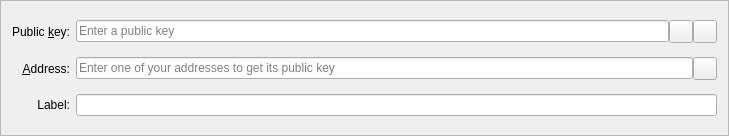
<?xml version="1.0" encoding="UTF-8"?>
<ui version="4.0">
 <class>MultisigAddressEntry</class>
 <widget class="QFrame" name="MultisigAddressEntry">
  <property name="geometry">
   <rect>
    <x>0</x>
    <y>0</y>
    <width>729</width>
    <height>136</height>
   </rect>
  </property>
  <property name="windowTitle">
   <string>Form</string>
  </property>
  <property name="frameShape">
   <enum>QFrame::StyledPanel</enum>
  </property>
  <property name="frameShadow">
   <enum>QFrame::Sunken</enum>
  </property>
  <layout class="QGridLayout" name="gridLayout">
   <item row="0" column="0">
    <widget class="QLabel" name="pubkeyLabel">
     <property name="text">
      <string>Public &amp;key:</string>
     </property>
     <property name="alignment">
      <set>Qt::AlignRight|Qt::AlignTrailing|Qt::AlignVCenter</set>
     </property>
     <property name="buddy">
      <cstring>pubkey</cstring>
     </property>
    </widget>
   </item>
   <item row="0" column="1">
    <layout class="QHBoxLayout" name="pubkeyLayout">
     <property name="spacing">
      <number>0</number>
     </property>
     <item>
      <widget class="QValidatedLineEdit" name="pubkey">
       <property name="toolTip">
        <string>The public key of an address</string>
       </property>
       <property name="placeholderText">
        <string>Enter a public key</string>
       </property>
      </widget>
     </item>
     <item>
      <widget class="QToolButton" name="pasteButton">
       <property name="toolTip">
        <string>Paste public key from clipboard</string>
       </property>
       <property name="text">
        <string/>
       </property>
       <property name="icon">
        <iconset resource="../neon.qrc">
         <normaloff>:/icons/editpaste</normaloff>:/icons/editpaste</iconset>
       </property>
       <property name="shortcut">
        <string>Alt+P</string>
       </property>
      </widget>
     </item>
     <item>
      <widget class="QToolButton" name="deleteButton">
       <property name="toolTip">
        <string>Remove this public key</string>
       </property>
       <property name="text">
        <string/>
       </property>
       <property name="icon">
        <iconset resource="../neon.qrc">
         <normaloff>:/icons/remove</normaloff>:/icons/remove</iconset>
       </property>
      </widget>
     </item>
    </layout>
   </item>
   <item row="1" column="0">
    <widget class="QLabel" name="addressLabel">
     <property name="text">
      <string>&amp;Address:</string>
     </property>
     <property name="alignment">
      <set>Qt::AlignRight|Qt::AlignTrailing|Qt::AlignVCenter</set>
     </property>
     <property name="buddy">
      <cstring>address</cstring>
     </property>
    </widget>
   </item>
   <item row="1" column="1">
    <layout class="QHBoxLayout" name="addressLayout">
     <property name="spacing">
      <number>0</number>
     </property>
     <item>
      <widget class="QValidatedLineEdit" name="address">
       <property name="enabled">
        <bool>true</bool>
       </property>
       <property name="toolTip">
        <string>Address associated to the public key</string>
       </property>
       <property name="placeholderText">
        <string>Enter one of your addresses to get its public key</string>
       </property>
      </widget>
     </item>
     <item>
      <widget class="QToolButton" name="addressBookButton">
       <property name="toolTip">
        <string>Choose address from address book</string>
       </property>
       <property name="text">
        <string/>
       </property>
       <property name="icon">
        <iconset resource="../neon.qrc">
         <normaloff>:/icons/address-book</normaloff>:/icons/address-book</iconset>
       </property>
       <property name="shortcut">
        <string>Alt+A</string>
       </property>
      </widget>
     </item>
    </layout>
   </item>
   <item row="2" column="0">
    <widget class="QLabel" name="labelLabel">
     <property name="text">
      <string>Label:</string>
     </property>
     <property name="alignment">
      <set>Qt::AlignRight|Qt::AlignTrailing|Qt::AlignVCenter</set>
     </property>
    </widget>
   </item>
   <item row="2" column="1">
    <widget class="QValidatedLineEdit" name="label">
     <property name="enabled">
      <bool>true</bool>
     </property>
     <property name="toolTip">
      <string>Address associated to the public key</string>
     </property>
     <property name="readOnly">
      <bool>true</bool>
     </property>
    </widget>
   </item>
  </layout>
 </widget>
 <customwidgets>
  <customwidget>
   <class>QValidatedLineEdit</class>
   <extends>QLineEdit</extends>
   <header>qt/qvalidatedlineedit.h</header>
  </customwidget>
 </customwidgets>
 <resources>
  <include location="../neon.qrc"/>
 </resources>
 <connections/>
</ui>
